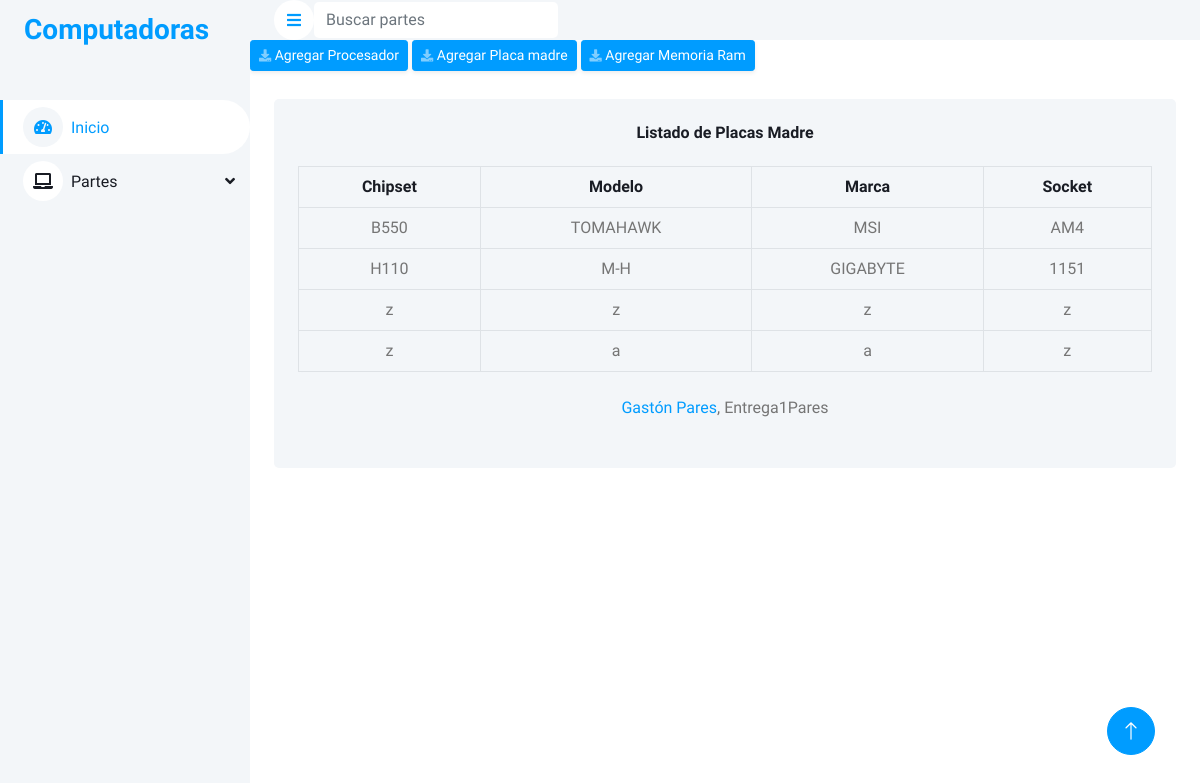
The page /part/motherboards on the database as committed earlier.
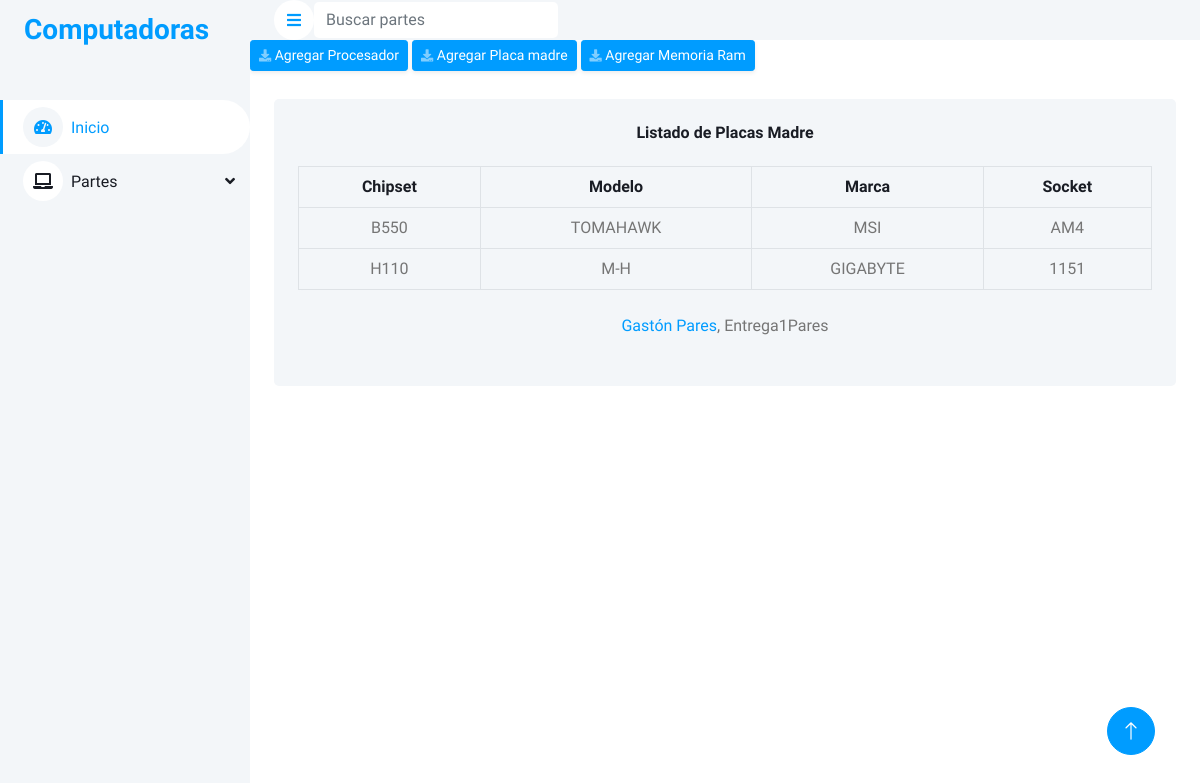
The same page on the database as committed later.
### part/models.py (models this page shows)
class Motherboard(models.Model):
    model = models.CharField(max_length=20)
    brand = models.CharField(max_length=20)
    chipset = models.CharField(max_length=20)
    socket = models.CharField(max_length=20)

### part/views.py (the view)
# urls.py: path("motherboards", view=views.motherboards, name="motherboard-list"),
def motherboards(request):
    return render(
        request=request,
        context={"motherboards": Motherboard.objects.all()},
        template_name="part/motherboard_list.html",
    )

### part/templates/part/motherboard_list.html (shortened to what this page needs)
{% extends "home/index.html" %}
{% load static %}
{% block table_html %}
 <div class="container-fluid pt-4 px-4">
    <div class="bg-light text-center rounded p-4">
        <div class="align-items-center justify-content-between mb-1">
            <h6 class="mb-4">Listado de Placas Madre</h6>
        </div>
        <div class="table-responsive">
            <table class="table align-middle table-bordered table-hover mb-0">
                <thead>
                    <tr class="text-dark">
                        <th scope="col">Chipset</th>
                        <th scope="col">Modelo</th>
                        <th scope="col">Marca</th>
                        <th scope="col">Socket</th>
                    </tr>
                </thead>
                <tbody>
                    {% for motherboard in motherboards %}
                    <tr>
                        <td>{{ motherboard.chipset }}</td>
                        <td>{{ motherboard.model }}</td>
                        <td>{{ motherboard.brand }}</td>
                        <td>{{ motherboard.socket }}</td>
                        {% endfor %}
                    </tr>
                </tbody>
            </table>
            {% endblock %}

Rows that differ between the two databases and show on the page:
removed Motherboard: chipset "z", model "z", brand "z", socket "z"
removed Motherboard: chipset "z", model "a", brand "a", socket "z"
